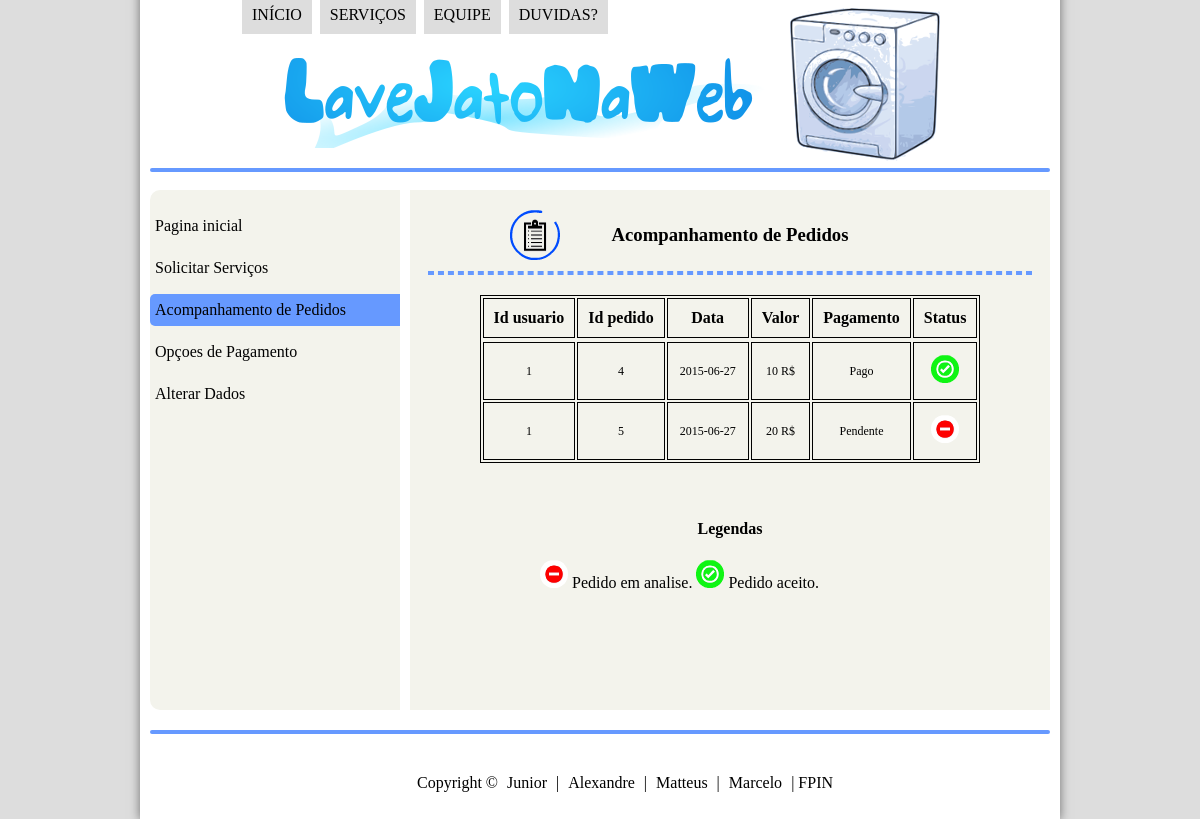
The page /pagina_usuario/acomp_pedidos.php (signed in) on the database as committed earlier.
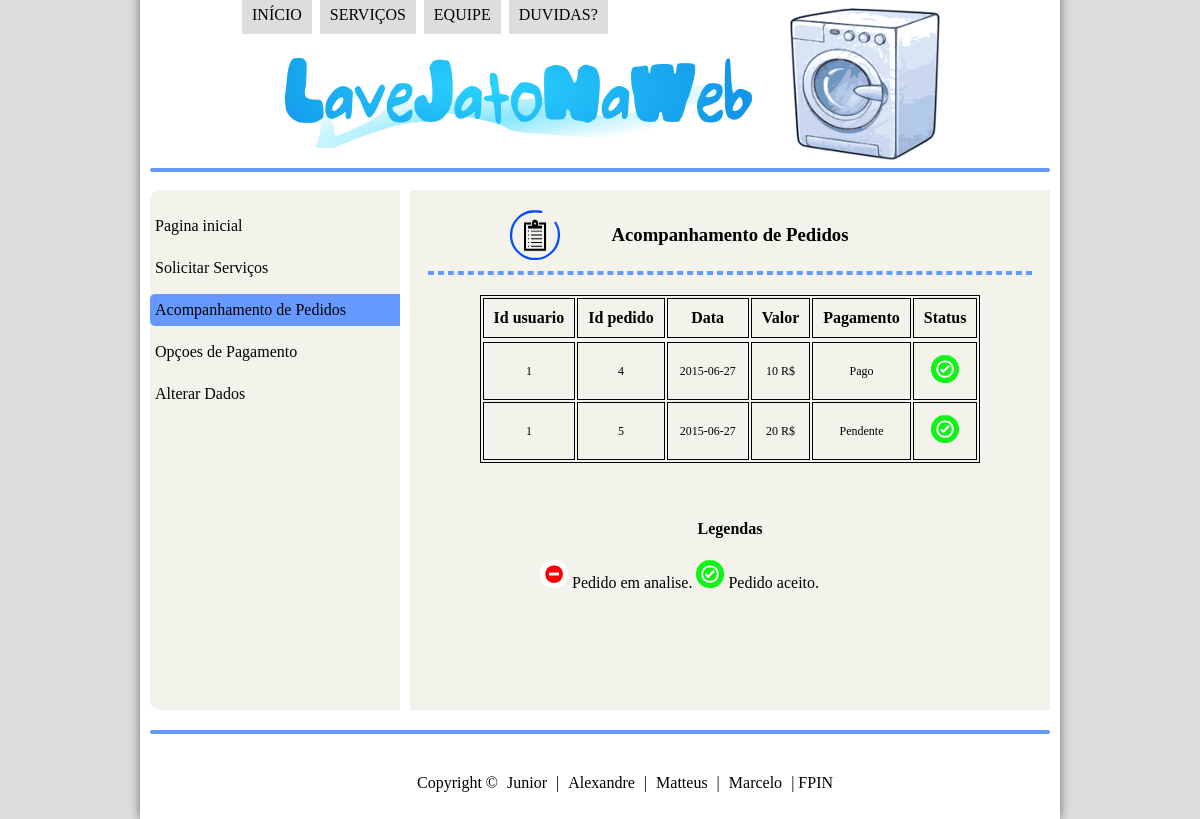
The same page on the database as committed later.
### tables this page shows
CREATE TABLE IF NOT EXISTS `t_servico` (
  `id_usuario` int(11) NOT NULL,
`id_pedido` int(11) NOT NULL,
  `data` date NOT NULL,
  `valor` int(11) NOT NULL,
  `status_pagamento` varchar(30) NOT NULL DEFAULT 'Pendente',
  `status_pedido` varchar(20) NOT NULL DEFAULT 'Em analise'
);

### pagina_usuario/acomp_pedidos.php (the view, shortened to what this page needs)
<?php
    if(!isset($_SESSION['nome_usuario']) || !isset($_SESSION['senha_usuario'])){
        header("Location: ..\\index.html");
        exit;
    }else{
        $id = $_SESSION['id'];
    }
?>
<!DOCTYPE html>
<html>
	<head>
		<link rel="stylesheet" type="text/css" href="..\_css\login_usuario.css"/>
	</head>
    <body>
		<div id="interface">
			<header id="cabecalho">
				<nav id="menu">
					<ul>
						<li><a href="..\index.php">INÍCIO</a></li>
						<li><a href="..\lavejatonaweb\servicos.php">SERVIÇOS</a></li>
						<li><a href="..\lavejatonaweb\equipe.html">EQUIPE</a></li>
						<li><a href="..\lavejatonaweb\duvidas.html">DUVIDAS?</a></li>
					</ul>
				</nav>
				<img class="icone" src="..\_imagens\laundry.png"/>
			</header>
			<hr class="linha">
			<section id="corpo">
				<div id="meio">
								<div id="info_usuario">
								<img class="imgacompanhamento" src="..\_imagens\acompanhamento.png"/>
								<h3>Acompanhamento de Pedidos</h3>
								<hr class="primeira">
                                <?php
                                $resultado = mysql_query("SELECT * FROM t_servico WHERE id_usuario = '$id'");
                                $linhas = mysql_num_rows($resultado);
                                echo "<table style='Border: 1px solid;'>";
                                echo "<tr><th>Id usuario</th><th>Id pedido</th><th>Data</th><th>Valor</th><th>Pagamento</th><th>Status</th><tr>";
                    for($i = 0 ; $i < $linhas ; $i++)
	                       {
                                $registro = mysql_fetch_row($resultado);
                                echo "<tr><td>$registro[0]</td>";
                                echo "<td> $registro[1] </td>";
                                echo "<td> $registro[2]</td>";
                                echo "<td> $registro[3] R$</td>";
                                echo "<td id='situacao'> $registro[4]</td>";
                        if($registro[5]=="Em analise"){
                                echo "<td id='cor'><img id='$i' src='js\\fail.png'></td>";
                        }else{
                            echo "<td id='cor'><img id='$i' src='js\\ok.png'></td>";
                        }
                           }
                                echo "</table>";
                                ?>
                                    <br><br>
                                    <h4>Legendas</h4>
                                    <img style="margin-left: 130px;"src="js/fail.png"/> Pedido em analise.
                                    <img src="js/ok.png"/> Pedido aceito.
								</div>
					<div id="op_serv">
					<nav id="menu_op" >
					<ul>
						<a href="pagina_usuario.php"><li>Pagina inicial</li></a>
						<a href="solicitar_servico.html"><li>Solicitar Serviços</li></a>
						<li style="background-color: #6699FF">Acompanhamento de Pedidos</li>
						<a href="op_pagamento.html"><li>Opçoes de Pagamento</li></a>
						<a href="alterar_dados.html"><li>Alterar Dados</li></a>
					</ul>
					</nav>
					</div>
				</div>
			</section>
			<aside id="lateral">
			</aside>
			<footer id="rodape">
			<hr class="linha">
				<p>Copyright © <span>Junior</span> | <span>Alexandre</span> | <span>Matteus</span> | <span>Marcelo</span> | FPIN</p>
			</footer>
        </div>
    </body>
</html>

### _css/login_usuario.css (style rules this page uses)
body { background-color: #dddddd; color: rgba(0,0,0,1); }
div#interface { width: 900px; background-color: #ffffff; margin: -20px auto 0px auto; box-shadow: 0px 0px 10px rgba(0,0,0,.5); padding: 10px; }
p { text-align: justify; text-indent: 50px; }
header#cabecalho { height: 150px; background: url("../_imagens/Logo.png") no-repeat 120px 60px; }
hr.linha { border: 2px solid; margin-top: 20px; color: #6699FF; border-radius: 5px; }
img.icone { position: relative; top: 10px; left: 640px; }
nav#menu { display: block; position: relative; right: 250px; }
nav#menu ul { list-style: none; text-transform: uppercase; position: absolute; top: -20px; left: 300px; }
nav#menu li { display: inline-block; background-color: #dddddd; padding: 10px; margin: 2px; transition: background-color 1s; }
nav#menu a { color: #000000; text-decoration: none; }
section#corpo { display: block; width: 520px; float: left; padding-right: 15px; }
aside#lateral { padding-top: 50px; display: block; width: 350px; float: right; }
footer#rodape { clear: both; height: 80px; }
footer#rodape span { padding: 5px; border-radius: 5px 5px; }
footer#rodape p { text-align: center; font-family: Verdana; margin-top: 40px; }
div#meio { height: 500px; width: 900px; margin-top: 10px; margin-bottom: -10px; }
div#op_serv { margin-top: 10px; height: 520px; width: 250px; border-radius: 10px 0 0 10px; background-color: #F3F3EC ; }
nav#menu_op ul { list-style: none; float: left; width: 100%; padding: 0px; margin-top: 10px; }
nav#menu_op li { text-align: left; margin-top: 10px; border-radius: 5px 0 0 5px; padding: 7px 5px 7px 5px; font-family: Verdana; }
nav#menu_op a { text-decoration: none; color: black; }
div#info_usuario { height: 520px; width: 640px; float: right; background-color: #F3F3EC; margin-bottom: 20px; }
div#info_usuario h3 { margin-top: -20px; font-family: Verdana; text-align: center; }
div#info_usuario table { border: 1px solid; margin: auto; margin-top: 20px; }
div#info_usuario td { border: 1px solid; padding: 12px; font-family: verdana; font-size: 12px; text-align: center; margin-top: 10px; }
div#info_usuario th { border: 1px solid; padding: 10px; font-family: verdana; }
div#info_usuario hr.primeira { width: 600px; margin: auto; border: 2px dashed #6699FF; margin-top: 25px; margin-bottom: 20px; }
div#info_usuario h4 { font-family: verdana; text-align: center; }
img.imgacompanhamento { position: relative; top: 20px; left: 100px; }

Rows that differ between the two databases and show on the page:
changed t_servico "Pendente": status_pedido "Em analise" → "Rejeitado" (drawn); status_pedido: picture added; status_pedido: picture removed
